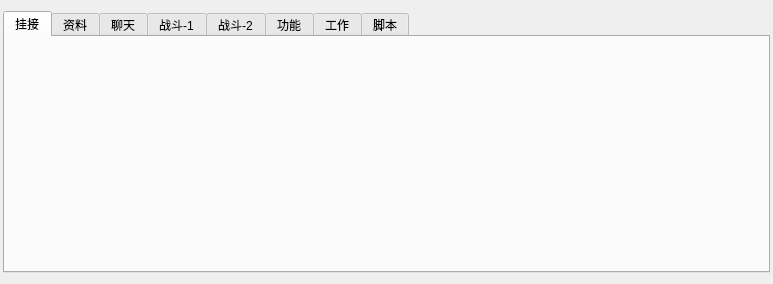
<?xml version="1.0" encoding="UTF-8"?>
<ui version="4.0">
 <class>MLAssistClass</class>
 <widget class="QWidget" name="MLAssistClass">
  <property name="geometry">
   <rect>
    <x>0</x>
    <y>0</y>
    <width>773</width>
    <height>284</height>
   </rect>
  </property>
  <property name="windowTitle">
   <string>MLAssist</string>
  </property>
  <layout class="QVBoxLayout" name="verticalLayout">
   <property name="leftMargin">
    <number>3</number>
   </property>
   <property name="rightMargin">
    <number>3</number>
   </property>
   <item>
    <widget class="QTabWidget" name="tabWidget">
     <property name="currentIndex">
      <number>0</number>
     </property>
     <widget class="AttachGameWnd" name="tab">
      <attribute name="title">
       <string>挂接</string>
      </attribute>
     </widget>
     <widget class="GameDataWgt" name="tab_2">
      <attribute name="title">
       <string>资料</string>
      </attribute>
     </widget>
     <widget class="GameChatWgt" name="tab_3">
      <attribute name="title">
       <string>聊天</string>
      </attribute>
     </widget>
     <widget class="GameBattleWgt" name="tab_4">
      <attribute name="title">
       <string>战斗-1</string>
      </attribute>
     </widget>
     <widget class="GameBattleSetWgt" name="tab_5">
      <attribute name="title">
       <string>战斗-2</string>
      </attribute>
     </widget>
     <widget class="GameFunctionWgt" name="tab_8">
      <attribute name="title">
       <string>功能</string>
      </attribute>
     </widget>
     <widget class="GameWorkWgt" name="tab_6">
      <attribute name="title">
       <string>工作</string>
      </attribute>
     </widget>
     <widget class="GameScriptWgt" name="tab_7">
      <attribute name="title">
       <string>脚本</string>
      </attribute>
     </widget>
    </widget>
   </item>
  </layout>
 </widget>
 <layoutdefault spacing="6" margin="11"/>
 <customwidgets>
  <customwidget>
   <class>AttachGameWnd</class>
   <extends>QWidget</extends>
   <header>AttachGameWnd.h</header>
   <container>1</container>
  </customwidget>
  <customwidget>
   <class>GameDataWgt</class>
   <extends>QWidget</extends>
   <header>GameDataWgt.h</header>
   <container>1</container>
  </customwidget>
  <customwidget>
   <class>GameScriptWgt</class>
   <extends>QWidget</extends>
   <header>GameScriptWgt.h</header>
   <container>1</container>
  </customwidget>
  <customwidget>
   <class>GameWorkWgt</class>
   <extends>QWidget</extends>
   <header>GameWorkWgt.h</header>
   <container>1</container>
  </customwidget>
  <customwidget>
   <class>GameChatWgt</class>
   <extends>QWidget</extends>
   <header>GameChatWgt.h</header>
   <container>1</container>
  </customwidget>
  <customwidget>
   <class>GameFunctionWgt</class>
   <extends>QWidget</extends>
   <header>GameFunctionWgt.h</header>
   <container>1</container>
  </customwidget>
  <customwidget>
   <class>GameBattleWgt</class>
   <extends>QWidget</extends>
   <header>GameBattleWgt.h</header>
   <container>1</container>
  </customwidget>
  <customwidget>
   <class>GameBattleSetWgt</class>
   <extends>QWidget</extends>
   <header>GameBattleSetWgt.h</header>
   <container>1</container>
  </customwidget>
 </customwidgets>
 <resources>
  <include location="MLAssist.qrc"/>
 </resources>
 <connections/>
</ui>
